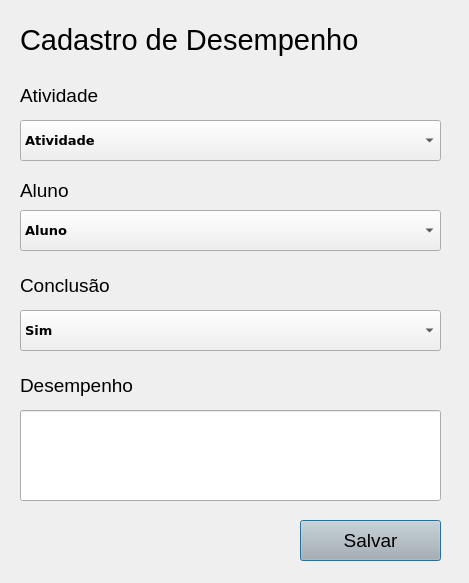
<?xml version="1.0" encoding="UTF-8"?>
<ui version="4.0">
 <class>Dialog</class>
 <widget class="QDialog" name="Dialog">
  <property name="geometry">
   <rect>
    <x>0</x>
    <y>0</y>
    <width>469</width>
    <height>583</height>
   </rect>
  </property>
  <property name="minimumSize">
   <size>
    <width>469</width>
    <height>583</height>
   </size>
  </property>
  <property name="maximumSize">
   <size>
    <width>469</width>
    <height>583</height>
   </size>
  </property>
  <property name="windowTitle">
   <string>Cadastro de Desempenho</string>
  </property>
  <widget class="QComboBox" name="comboBox">
   <property name="geometry">
    <rect>
     <x>20</x>
     <y>120</y>
     <width>421</width>
     <height>41</height>
    </rect>
   </property>
   <property name="font">
    <font>
     <family>Verdana</family>
     <pointsize>10</pointsize>
     <weight>75</weight>
     <bold>true</bold>
    </font>
   </property>
   <item>
    <property name="text">
     <string>Atividade</string>
    </property>
   </item>
  </widget>
  <widget class="QComboBox" name="comboBox_2">
   <property name="geometry">
    <rect>
     <x>20</x>
     <y>210</y>
     <width>421</width>
     <height>41</height>
    </rect>
   </property>
   <property name="font">
    <font>
     <family>Verdana</family>
     <pointsize>10</pointsize>
     <weight>75</weight>
     <bold>true</bold>
    </font>
   </property>
   <item>
    <property name="text">
     <string>Aluno</string>
    </property>
   </item>
  </widget>
  <widget class="QComboBox" name="comboBox_3">
   <property name="geometry">
    <rect>
     <x>20</x>
     <y>310</y>
     <width>421</width>
     <height>41</height>
    </rect>
   </property>
   <property name="font">
    <font>
     <family>Verdana</family>
     <pointsize>10</pointsize>
     <weight>75</weight>
     <bold>true</bold>
    </font>
   </property>
   <item>
    <property name="text">
     <string>Sim</string>
    </property>
   </item>
   <item>
    <property name="text">
     <string>Não</string>
    </property>
   </item>
  </widget>
  <widget class="QLineEdit" name="Lb_Assunto">
   <property name="geometry">
    <rect>
     <x>20</x>
     <y>410</y>
     <width>421</width>
     <height>91</height>
    </rect>
   </property>
   <property name="font">
    <font>
     <family>Verdana</family>
     <pointsize>10</pointsize>
     <weight>75</weight>
     <bold>true</bold>
    </font>
   </property>
  </widget>
  <widget class="QLabel" name="label">
   <property name="geometry">
    <rect>
     <x>20</x>
     <y>260</y>
     <width>171</width>
     <height>51</height>
    </rect>
   </property>
   <property name="text">
    <string>&lt;html&gt;&lt;head/&gt;&lt;body&gt;&lt;p&gt;&lt;span style=&quot; font-size:14pt;&quot;&gt;Conclusão&lt;/span&gt;&lt;/p&gt;&lt;/body&gt;&lt;/html&gt;</string>
   </property>
  </widget>
  <widget class="QLabel" name="label_2">
   <property name="geometry">
    <rect>
     <x>20</x>
     <y>70</y>
     <width>171</width>
     <height>51</height>
    </rect>
   </property>
   <property name="text">
    <string>&lt;html&gt;&lt;head/&gt;&lt;body&gt;&lt;p&gt;&lt;span style=&quot; font-size:14pt;&quot;&gt;Atividade&lt;/span&gt;&lt;/p&gt;&lt;/body&gt;&lt;/html&gt;</string>
   </property>
  </widget>
  <widget class="QLabel" name="label_3">
   <property name="geometry">
    <rect>
     <x>20</x>
     <y>170</y>
     <width>171</width>
     <height>41</height>
    </rect>
   </property>
   <property name="text">
    <string>&lt;html&gt;&lt;head/&gt;&lt;body&gt;&lt;p&gt;&lt;span style=&quot; font-size:14pt;&quot;&gt;Aluno&lt;/span&gt;&lt;/p&gt;&lt;/body&gt;&lt;/html&gt;</string>
   </property>
  </widget>
  <widget class="QPushButton" name="Bt_Cadastro">
   <property name="geometry">
    <rect>
     <x>300</x>
     <y>520</y>
     <width>141</width>
     <height>41</height>
    </rect>
   </property>
   <property name="font">
    <font>
     <pointsize>14</pointsize>
    </font>
   </property>
   <property name="styleSheet">
    <string notr="true">background-color: rgb(180, 180, 180);</string>
   </property>
   <property name="text">
    <string>Salvar</string>
   </property>
  </widget>
  <widget class="QLabel" name="label_4">
   <property name="geometry">
    <rect>
     <x>20</x>
     <y>10</y>
     <width>341</width>
     <height>61</height>
    </rect>
   </property>
   <property name="text">
    <string>&lt;html&gt;&lt;head/&gt;&lt;body&gt;&lt;p&gt;&lt;span style=&quot; font-size:22pt;&quot;&gt;Cadastro de Desempenho&lt;/span&gt;&lt;/p&gt;&lt;/body&gt;&lt;/html&gt;</string>
   </property>
  </widget>
  <widget class="QLabel" name="label_5">
   <property name="geometry">
    <rect>
     <x>20</x>
     <y>360</y>
     <width>171</width>
     <height>51</height>
    </rect>
   </property>
   <property name="text">
    <string>&lt;html&gt;&lt;head/&gt;&lt;body&gt;&lt;p&gt;&lt;span style=&quot; font-size:14pt;&quot;&gt;Desempenho&lt;/span&gt;&lt;/p&gt;&lt;/body&gt;&lt;/html&gt;</string>
   </property>
  </widget>
 </widget>
 <resources/>
 <connections/>
</ui>
